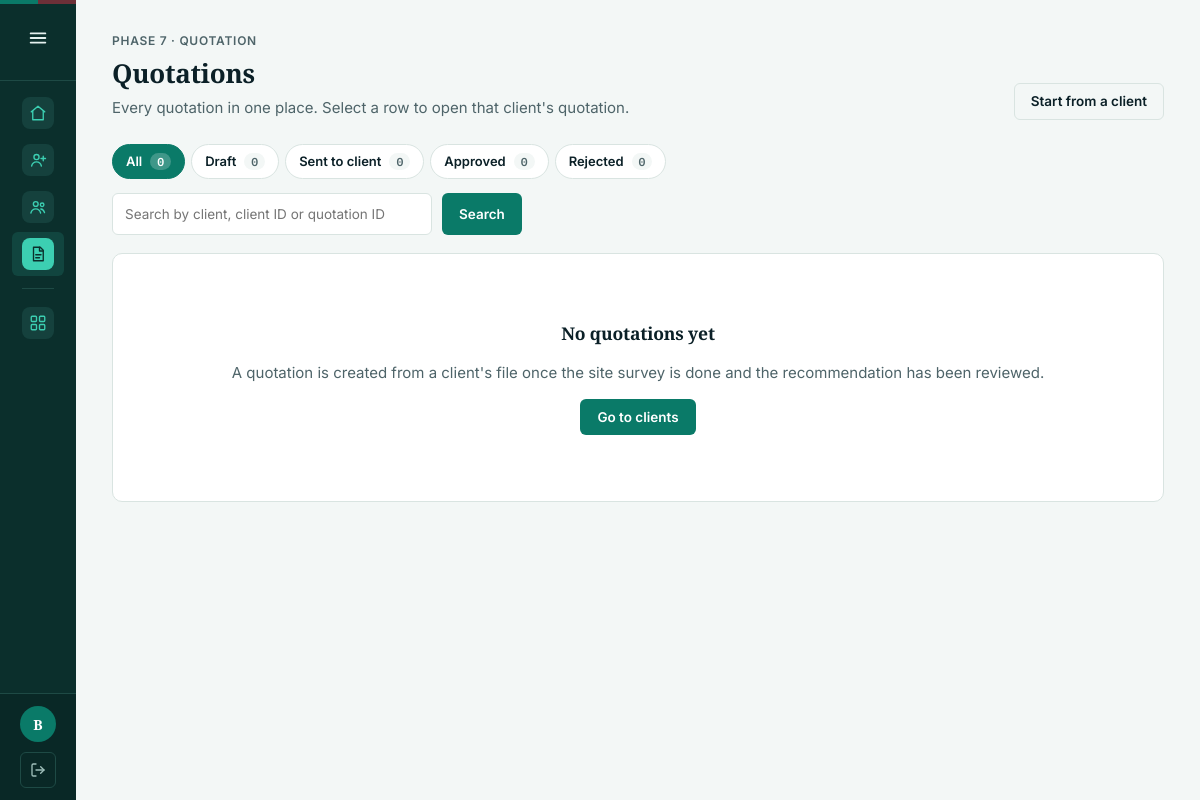
The page /quotations/ (signed in) on the database as committed earlier.
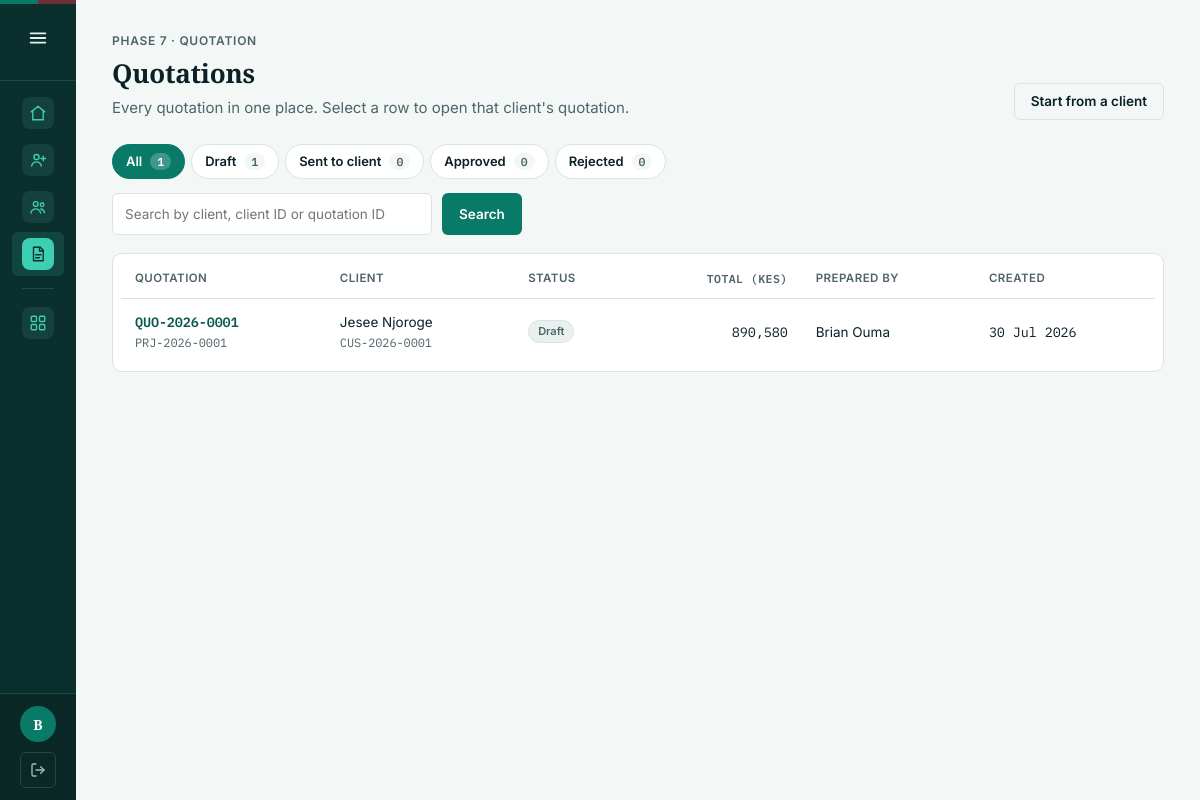
The same page on the database as committed later.
### project/models.py (models this page shows, shortened)
class Quotation(models.Model):
    class Status(models.TextChoices):
        DRAFT = "draft", "Draft"
        SENT = "sent", "Sent to client"
        APPROVED = "approved", "Approved"
        REJECTED = "rejected", "Rejected"
    ID_PREFIX = "QUO"
    quotation_id = models.CharField(max_length=20, unique=True, editable=False)
    project = models.OneToOneField(Project, on_delete=models.CASCADE, related_name="quotation")
    status = models.CharField(max_length=20, choices=Status.choices, default=Status.DRAFT)
    payment_terms = models.CharField(
        max_length=255, blank=True,
        default="80% on order, 20% upon completion.",
    )
    validity_days = models.PositiveIntegerField(default=30)
    notes = models.TextField(
        blank=True,
        help_text="Exclusions, assumptions, or anything else the client should know.",
    )
    prepared_by = models.ForeignKey(
        settings.AUTH_USER_MODEL,
        on_delete=models.SET_NULL,
        null=True,
        blank=True,
        related_name="quotations_prepared",
    )
    created_at = models.DateTimeField(default=timezone.now)
    sent_at = models.DateTimeField(null=True, blank=True)
    approved_at = models.DateTimeField(null=True, blank=True)
    rejected_at = models.DateTimeField(null=True, blank=True)
    class Meta:
        ordering = ["-created_at"]
    @property
    def subtotal_kes(self):
        return sum((item.line_total for item in self.line_items.all()), 0)

class Project(models.Model):
    class Status(models.TextChoices):
        LEAD = "lead", "Lead"
        SITE_ASSESSMENT = "site_assessment", "Site assessment"
        ENGINEER_REVIEW = "engineer_review", "Engineer review"
        QUOTATION = "quotation", "Quotation"
        APPROVED = "approved", "Approved"
        INVOICED = "invoiced", "Invoiced"
        IN_PROGRESS = "in_progress", "Installation in progress"
        COMMISSIONED = "commissioned", "Commissioned"
        COMPLETED = "completed", "Completed"
        CANCELLED = "cancelled", "Cancelled"
    ID_PREFIX = "PRJ"
    project_id = models.CharField(max_length=20, unique=True, editable=False)
    customer = models.ForeignKey(Customer, on_delete=models.CASCADE, related_name="projects")
    status = models.CharField(max_length=20, choices=Status.choices, default=Status.LEAD)
    assigned_rep = models.ForeignKey(
        settings.AUTH_USER_MODEL,
        on_delete=models.SET_NULL,
        null=True,
        blank=True,
        related_name="assigned_projects",
    )
    created_at = models.DateTimeField(default=timezone.now)
    class Meta:
        ordering = ["-created_at"]

class Customer(models.Model):
    class CustomerType(models.TextChoices):
        RESIDENTIAL = "residential", "Residential"
        COMMERCIAL = "commercial", "Commercial"
        INDUSTRIAL = "industrial", "Industrial"
    ID_PREFIX = "CUS"
    customer_id = models.CharField(max_length=20, unique=True, editable=False)
    full_name = models.CharField("Customer name", max_length=150)
    phone_number = models.CharField(max_length=20)
    email = models.EmailField(blank=True)
    national_id = models.CharField(
        "National ID / company registration number", max_length=50, blank=True
    )
    customer_type = models.CharField(
        max_length=20, choices=CustomerType.choices, default=CustomerType.RESIDENTIAL
    )
    county = models.CharField(max_length=100)
    address = models.CharField("Physical address", max_length=255, blank=True)
    gps_latitude = models.DecimalField(max_digits=9, decimal_places=6, null=True, blank=True)
    gps_longitude = models.DecimalField(max_digits=9, decimal_places=6, null=True, blank=True)
    referral_source = models.CharField(max_length=150, blank=True)
    assigned_rep = models.ForeignKey(
        settings.AUTH_USER_MODEL,
        on_delete=models.SET_NULL,
        null=True,
        blank=True,
        related_name="assigned_customers",
        help_text="Sales representative who owns this customer relationship.",
    )
    registered_by = models.ForeignKey(
        settings.AUTH_USER_MODEL,
        on_delete=models.SET_NULL,
        null=True,
        blank=True,
        related_name="registered_customers",
    )
    created_at = models.DateTimeField(default=timezone.now)
    class Meta:
        ordering = ["-created_at"]

class User(AbstractUser):
    class Role(models.TextChoices):
        SITE_ENGINEER = "site_engineer", "Site engineer"
        ADMIN = "admin", "Admin"
    role = models.CharField(max_length=20, choices=Role.choices, default=Role.SITE_ENGINEER)
    phone_number = models.CharField(max_length=20, blank=True)
    groups = models.ManyToManyField(
        "auth.Group",
        verbose_name="groups",
        blank=True,
        help_text="The groups this user belongs to.",
        related_name="project_user_set",
        related_query_name="project_user",
    )
    user_permissions = models.ManyToManyField(
        "auth.Permission",
        verbose_name="user permissions",
        blank=True,
        help_text="Specific permissions for this user.",
        related_name="project_user_set",
        related_query_name="project_user",
    )
    @property
    def is_site_engineer(self):
        return self.role == self.Role.SITE_ENGINEER
    @property
    def is_admin_role(self):
        return self.role == self.Role.ADMIN

### project/views.py (the view, shortened to what this page needs)
# urls.py: path("quotations/", views.quotation_list, name="quotation_list"),
@login_required
def quotation_list(request):
    all_rows = list(quotations_for_user(request.user))
    for q in all_rows:
        q.is_openable = q.project_id == q.latest_project_id
    status = request.GET.get("status", "").strip()
    if status not in Quotation.Status.values:
        status = ""
    query = request.GET.get("q", "").strip().lower()
    counts = {value: 0 for value in Quotation.Status.values}
    for q in all_rows:
        counts[q.status] += 1
    def _sum(rows, *statuses):
        return sum((r.total_kes for r in rows if r.status in statuses), 0)
    rows = all_rows
    if status:
        rows = [q for q in rows if q.status == status]
    status_tabs = [{"value": "", "label": "All", "count": len(all_rows)}] + [
        {"value": value, "label": label, "count": counts[value]}
        for value, label in Quotation.Status.choices
    ]
    return render(
        request,
        "project/quotation_list.html",
        {
            "quotations": rows,
            "status_tabs": status_tabs,
            "active_status": status,
            "query": request.GET.get("q", "").strip(),
            "draft_count": counts[Quotation.Status.DRAFT],
            "awaiting_count": counts[Quotation.Status.SENT],
            "awaiting_value": _sum(all_rows, Quotation.Status.SENT),
            "approved_value": _sum(all_rows, Quotation.Status.APPROVED),
        },
    )

### project/models.py (called while the page is built)
    @property
    def line_total(self):
        return (self.quantity or 0) * (self.unit_price_kes or 0)

### project/sidebar_context.py (called while the page is built, shortened)
def _pipeline(projects, active_status):
    raw = {row["status"]: row["n"] for row in projects.values("status").annotate(n=Count("id"))}
    biggest = max([raw.get(s, 0) for s, _ in PIPELINE_LABELS] + [1])
    return [
        {
            "key": status.value,
            "label": label,
            "count": raw.get(status, 0),
            "pct": round(raw.get(status, 0) / biggest * 100),
            "active": active_status == status.value,
        }
        for status, label in PIPELINE_LABELS
    ]

def _current_client(request, user):
    customer_id = request.resolver_match.kwargs.get("customer_id")
    if not customer_id:
        return None

### project/templates/project/quotation_list.html (shortened to what this page needs)
{% extends "project/base.html" %}
{% block content %}
<div class="page-head">
    <div>
        <div class="eyebrow">Phase 7 &middot; Quotation</div>
        <h1>Quotations</h1>
        <p class="desc">Every quotation in one place. Select a row to open that client's quotation.</p>
    </div>
    <a href="{% url 'client_list' %}" class="btn btn-ghost">Start from a client</a>
</div>
<nav class="tabs" aria-label="Filter by status">
    {% for tab in status_tabs %}
    <a class="tab {% if tab.value == active_status %}active{% endif %}"
       href="?{% if tab.value %}status={{ tab.value }}{% endif %}{% if query %}{% if tab.value %}&amp;{% endif %}q={{ query|urlencode }}{% endif %}"
       {% if tab.value == active_status %}aria-current="page"{% endif %}>
        {{ tab.label }} <span class="tab-count">{{ tab.count }}</span>
    </a>
    {% endfor %}
</nav>
<form class="search-bar" method="get" role="search">
    <input type="text" name="q" value="{{ query }}" placeholder="Search by client, client ID or quotation ID" aria-label="Search quotations">
    <button type="submit" class="btn btn-primary">Search</button>
</form>
<div class="card" style="padding:6px 8px;">
    {% if quotations %}
    <div class="table-scroll">
        <table class="data quotes">
            <thead>
                <tr>
                    <th>Quotation</th>
                    <th>Client</th>
                    <th>Status</th>
                    <th class="num">Total (KES)</th>
                    <th>Prepared by</th>
                    <th>Created</th>
                </tr>
            </thead>
            <tbody>
                {% for q in quotations %}
                <tr {% if q.is_openable %}class="row-link" data-href="{% url 'quotation_detail' q.project.customer.customer_id %}"{% else %}class="row-muted"{% endif %}>
                    <td>
                        {% if q.is_openable %}
                        <a class="row-main mono" href="{% url 'quotation_detail' q.project.customer.customer_id %}">{{ q.quotation_id }}</a>
                        {% else %}
                        <span class="row-main mono">{{ q.quotation_id }}</span>
                        {% endif %}
                        <div class="sub mono">{{ q.project.project_id }}</div>
                    </td>
                    <td>
                        {{ q.project.customer.full_name }}
                        <div class="sub mono">{{ q.project.customer.customer_id }}</div>
                    </td>
                    <td>
                        <span class="status-badge {{ q.status }}">{{ q.get_status_display }}</span>
                    </td>
                    <td class="num mono">{{ q.total_kes|floatformat:"0g" }}</td>
                    <td>{{ q.prepared_by.get_full_name|default:q.prepared_by.username|default:"—" }}</td>
                    <td class="mono">{{ q.created_at|date:"d M Y" }}</td>
                </tr>
                {% endfor %}
            </tbody>
        </table>
    </div>
    {% else %}
    <div class="empty-state">
        {% if query or active_status %}
        <h3>No quotations match</h3>
        <p>Try a different status or search term.</p>
        <a href="{% url 'quotation_list' %}" class="btn btn-ghost">Clear filters</a>
        {% else %}
        <h3>No quotations yet</h3>
        <p>A quotation is created from a client's file once the site survey is done and the recommendation has been reviewed.</p>
        <a href="{% url 'client_list' %}" class="btn btn-primary">Go to clients</a>
        {% endif %}
    </div>
    {% endif %}
</div>
{% endblock %}

Rows that differ between the two databases and show on the page:
added Quotation: quotation_id "QUO-2026-0001", project.project_id "PRJ-2026-0001", project.customer.full_name "Jesee Njoroge", project.customer.customer_id "CUS-2026-0001", status "Draft", total_kes "890,580", prepared_by.get_full_name "Brian Ouma", created_at "30 Jul 2026"
Other text that changed with them:
new list line: "All 1"
new list line: "Draft 1"
text no longer shown: "No quotations yet A quotation is created from a client's file once the site survey is done and the recommendation has been reviewed. Go to clients"
text now shown: "QUOTATION CLIENT STATUS TOTAL (KES) PREPARED BY CREATED"
list line gone: "All 0"
list line gone: "Draft 0"
